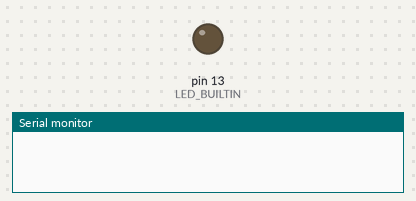
The sketch below on a simulated Arduino Uno, built with avr-gcc and run on an emulated ATmega328P. Parts: output pins drawn as LEDs (lit = HIGH), the last lines printed to the serial monitor.

Above: at 0.1 s.
At 36.5 s:
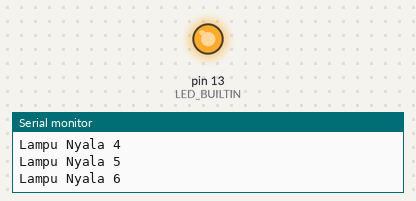
Timing chart, 0 to 38.1 s (numbered marks = the images above):
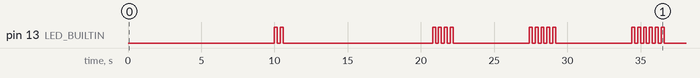

The sketch:

lesson-5.ino
```cpp
int counter = 1;

unsigned long previousMillis = 0;
const long interval = 5000;

// put your setup code here, to run once:
void setup() {
  pinMode(LED_BUILTIN, OUTPUT);
  Serial.begin(9600);
}

// put your main code here, to run repeatedly:
void loop() {
  unsigned long currentMillis = millis();

  if (currentMillis - previousMillis >= interval) {
    previousMillis = currentMillis;
    currentMillis = millis();

    if (counter % 2 == 0) {
    Serial.print("Lampu Nyala ");
    Serial.println(counter);
    led_lampu();
    currentMillis = millis();

  } else if (counter % 5 == 0) {
    Serial.print("Lampu Nyala ");
    Serial.println(counter);
    led_lampu();
    currentMillis = millis();

  } else {
    Serial.print("Lampu Mati ");
    Serial.println(counter);
    currentMillis = millis();
  }
  previousMillis = currentMillis;
  counter++;
  }
}

void led_lampu() {
  for(int lampu = 1; lampu <= counter; lampu++) {
    digitalWrite(LED_BUILTIN, HIGH);
    delay(200);
    digitalWrite(LED_BUILTIN, LOW);
    delay(200);
  }
}
```

Measured:
- by itself, pin 13 (LED_BUILTIN): LOW → HIGH at 10.0 s, → LOW 0.20 s later, → HIGH 0.20 s later, → LOW 0.20 s later, … (34 changes in this stretch)
